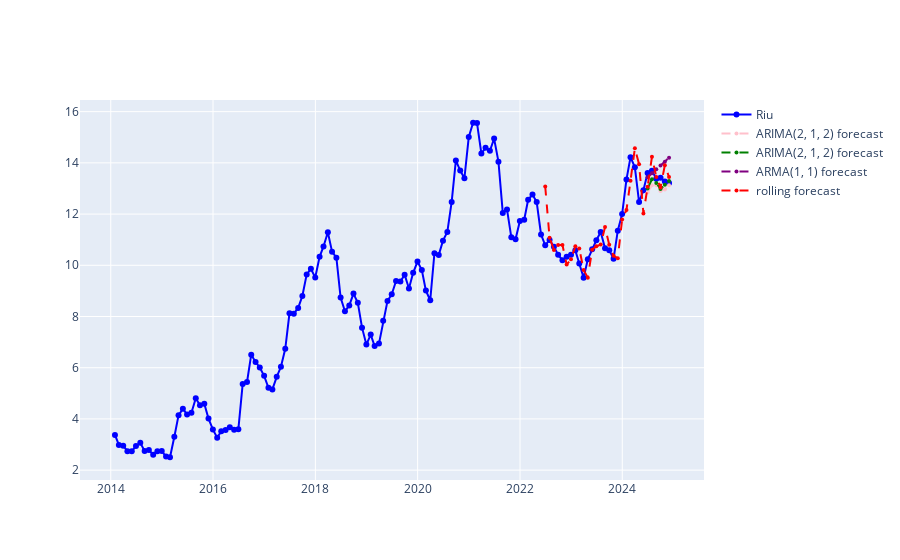

Notebook code for this chart:
### Code cell
trace_riu = go.Scatter(
    x=df.index,
    y=df["Adj Close"],
    mode="lines+markers",
    line=dict(color="blue"),
    name="Riu"
)

ARIMA1_forecast = go.Scatter(
    x=forecast_index,
    y=arima1_preds,
    line=dict(color='pink', dash='dash'),
    mode="lines+markers",
    marker=dict(symbol='circle', size=4),
    name=f"ARIMA{arima1.order} forecast"
)

ARIMA2_forecast = go.Scatter(
    x=forecast_index,
    y=arima2_preds,
    line=dict(color='green', dash='dash'),
    mode="lines+markers",
    marker=dict(symbol='circle', size=4),
    name=f"ARIMA{arima2.order} forecast"
)

# AR1_forecast = go.Scatter(
#     x=forecast_index,
#     y=AR1_reverted_preds,
#     line=dict(color='green', dash='dash'),
#     mode="lines+markers",
#     marker=dict(symbol='circle', size=4),
#     name=f"AR({AR1.order[0]}) forecast"

# )

ARMA1_forecast = go.Scatter(
    x=forecast_index,
    y=AR1_reverted_preds,
    line=dict(color='purple', dash='dash'),
    mode="lines+markers",
    marker=dict(symbol='circle', size=4),
    name=f"ARMA{ARMA1.order[0] , ARMA1.order[2]} forecast"

)


rolling_forecast = go.Scatter(
    x=rolling_tests.index,
    y=predictions,
    line=dict(color='red', dash='dash'),
    mode="lines+markers",
    marker=dict(symbol='circle', size=4),
    name="rolling forecast"
)



layout = go.Layout(
    title="Riu vs Forecasted Data",
    xaxis=dict(title="Time"),
    yaxis=dict(title="Value"),
    showlegend=True, 
)



fig = go.Figure(data=[trace_riu, ARIMA1_forecast, ARIMA2_forecast, ARMA1_forecast, rolling_forecast])
fig.show()

### Figure 1 — Plotly figure (JSON) as saved in the notebook; plotly's stock layout.template omitted (floating-point values rounded to 4 significant figures; data arrays with more than 128 entries replaced by an {"elided": "..."} marker saying what was removed)
{"data": [{"line": {"color": "blue"}, "mode": "lines+markers", "name": "Riu", "type": "scatter", "x": {"elided": "131 str values"}, "y": {"elided": "131 float values"}}, {"line": {"color": "pink", "dash": "dash"}, "marker": {"size": 4, "symbol": "circle"}, "mode": "lines+markers", "name": "ARIMA(2, 1, 2) forecast", "type": "scatter", "x": ["2024-06-30T00:00:00+00:00", "2024-07-31T00:00:00+00:00", "2024-08-31T00:00:00+00:00", "2024-09-30T00:00:00+00:00", "2024-10-31T00:00:00+00:00", "2024-11-30T00:00:00+00:00"], "y": [12.85, 13.13, 13.13, 12.91, 12.96, 13.12]}, {"line": {"color": "green", "dash": "dash"}, "marker": {"size": 4, "symbol": "circle"}, "mode": "lines+markers", "name": "ARIMA(2, 1, 2) forecast", "type": "scatter", "x": ["2024-06-30T00:00:00+00:00", "2024-07-31T00:00:00+00:00", "2024-08-31T00:00:00+00:00", "2024-09-30T00:00:00+00:00", "2024-10-31T00:00:00+00:00", "2024-11-30T00:00:00+00:00"], "y": [13.0, 13.36, 13.22, 12.98, 13.14, 13.29]}, {"line": {"color": "purple", "dash": "dash"}, "marker": {"size": 4, "symbol": "circle"}, "mode": "lines+markers", "name": "ARMA(1, 1) forecast", "type": "scatter", "x": ["2024-06-30T00:00:00+00:00", "2024-07-31T00:00:00+00:00", "2024-08-31T00:00:00+00:00", "2024-09-30T00:00:00+00:00", "2024-10-31T00:00:00+00:00", "2024-11-30T00:00:00+00:00"], "y": [13.43, 13.6, 13.75, 13.9, 14.05, 14.2]}, {"line": {"color": "red", "dash": "dash"}, "marker": {"size": 4, "symbol": "circle"}, "mode": "lines+markers", "name": "rolling forecast", "type": "scatter", "x": ["2022-06-30 00:00:00+00:00", "2022-07-31 00:00:00+00:00", "2022-08-31 00:00:00+00:00", "2022-09-30 00:00:00+00:00", "2022-10-31 00:00:00+00:00", "2022-11-30 00:00:00+00:00", "2022-12-31 00:00:00+00:00", "2023-01-31 00:00:00+00:00", "2023-02-28 00:00:00+00:00", "2023-03-31 00:00:00+00:00", "2023-04-30 00:00:00+00:00", "2023-05-31 00:00:00+00:00", "2023-06-30 00:00:00+00:00", "2023-07-31 00:00:00+00:00", "2023-08-31 00:00:00+00:00", "2023-09-30 00:00:00+00:00", "2023-10-31 00:00:00+00:00", "2023-11-30 00:00:00+00:00", "2023-12-31 00:00:00+00:00", "2024-01-31 00:00:00+00:00", "2024-02-29 00:00:00+00:00", "2024-03-31 00:00:00+00:00", "2024-04-30 00:00:00+00:00", "2024-05-31 00:00:00+00:00", "2024-06-30 00:00:00+00:00", "2024-07-31 00:00:00+00:00", "2024-08-31 00:00:00+00:00", "2024-09-30 00:00:00+00:00", "2024-10-31 00:00:00+00:00", "2024-11-30 00:00:00+00:00"], "y": [13.08, 11.08, 10.6, 10.79, 10.79, 10.03, 10.23, 10.74, 10.66, 9.819, 9.518, 10.61, 10.74, 10.81, 11.49, 10.8, 10.37, 10.28, 11.78, 12.16, 13.3, 14.57, 13.95, 12.02, 13.06, 14.24, 13.45, 13.03, 13.91, 13.45]}], "layout": {}}
